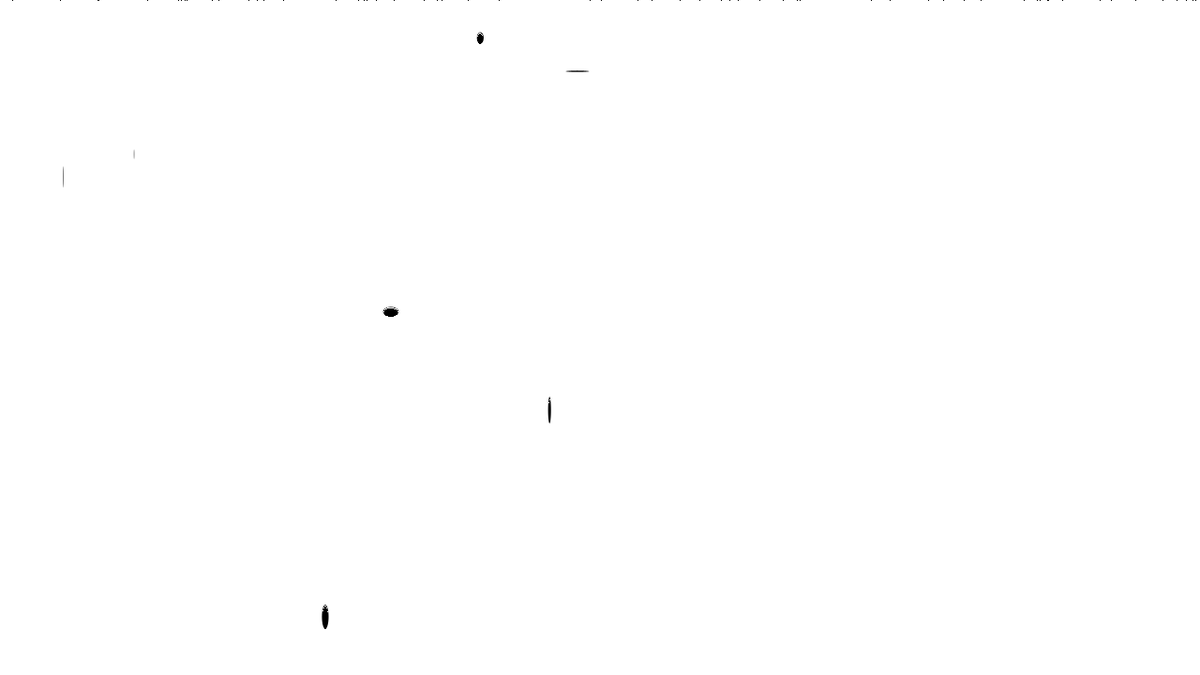
Frame 1 (no input)
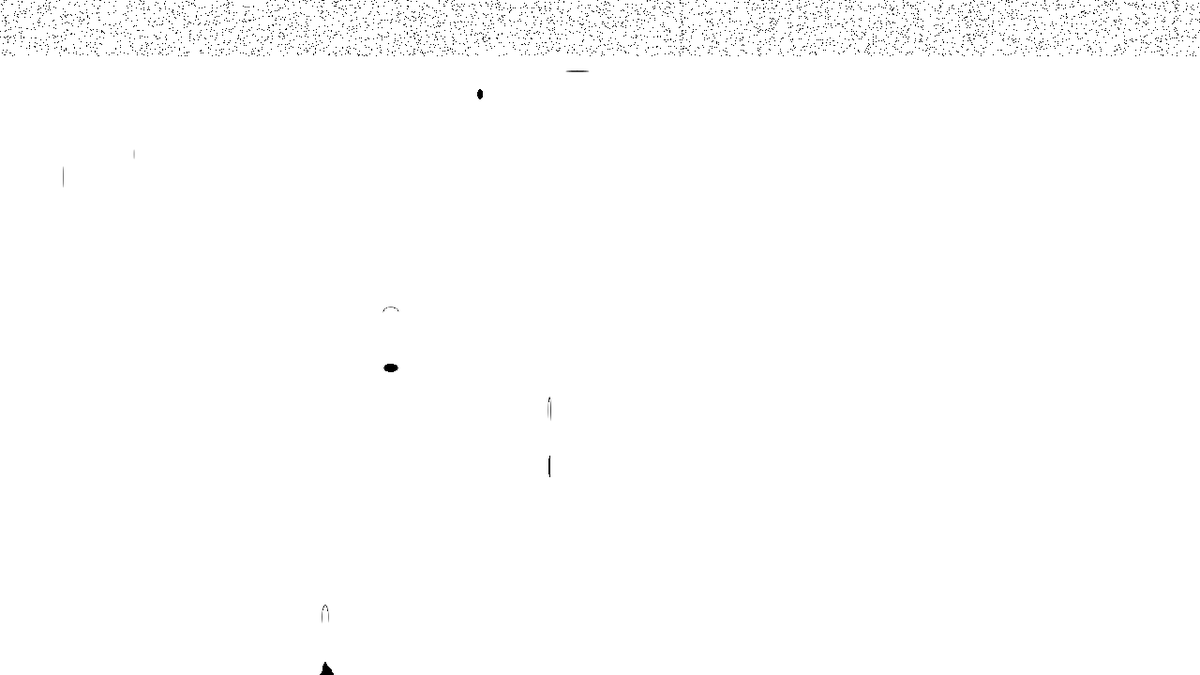
Frame 60 (the mouse pressed at the canvas centre just before this capture)
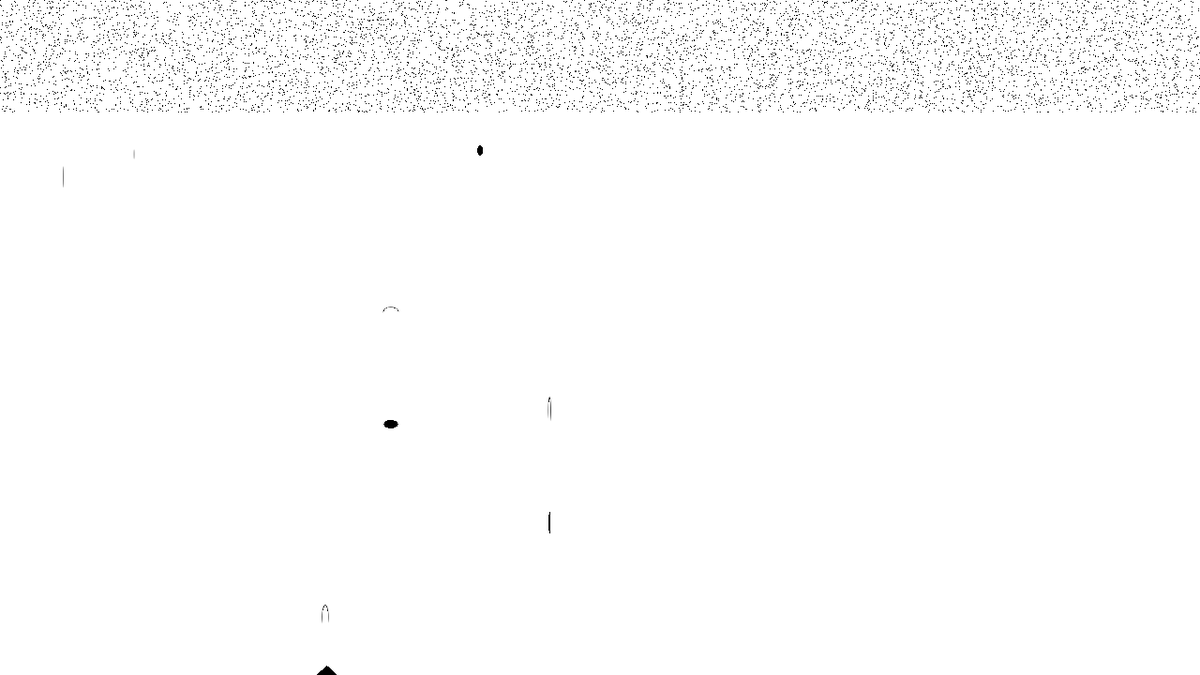
Frame 120 (the mouse held since frame 60 and released just before this capture)

The Processing sketch that drew these frames (run headless with seeded random() and noise(); from frame 60 on, the mouse is pressed at the canvas centre):

// Processing sketch: Schnee
// ── Schnee.pde
void setup(){
  size(1280, 720);
  colorMode(RGB, 1);
  background(1);
  
  //Kugeln erstellen
  for(int i = floor(random(10)); i >= 0; i--){
    pushStyle();
    fill(0);
    noStroke();
    float x = map(random(1), 0, 1, 30, width-30);
    float y = map(random(1), 0, 1, 30, height-30);
    ellipse(x, y, random(30), random(30));
    popStyle();
  }
  
}

int lin(int x, int y){
  return x + (y * width);
}

void draw(){
  loadPixels();
  
  //Schnee fallen lassen
  for(int h = (height - 1); h >= 0; h--){
    for(int w = 0; w < width; w++){
      int i = lin(w, h);
      if(i >= width*height - 10) println(i+width);
      if(pixels[i] == color(0) && i+width < width*height){
        if( pixels[i + width] != color(0) ){
          pixels[i] = color(1);
          pixels[i + width] = color(0);
        }else if( pixels[i + width - 1 ] != color(0) && i+width+1 < width*height && pixels[i + width + 1 ] != color(0) ){
          if(random(1) < 0.5){
            pixels[i] = color(1);
            pixels[i + width - 1] = color(0);
          }else{
            pixels[i] = color(1);
            pixels[i + width + 1] = color(0);
          }
        }else if( pixels[i + width - 1 ] != color(0) ){
          pixels[i] = color(1);
          pixels[i + width - 1] = color(0);
        }else if( i+width+1 < width*height && pixels[i + width + 1 ] != color(0)){
          pixels[i] = color(1);
          pixels[i + width + 1] = color(0);
        }
      }
    }
  }
  
  //Neuer Schnee
  for(int i = 0; i < width; i++){
    if(random(1) <= .05) pixels[i] = color(0);
  }
  
  updatePixels();
}
